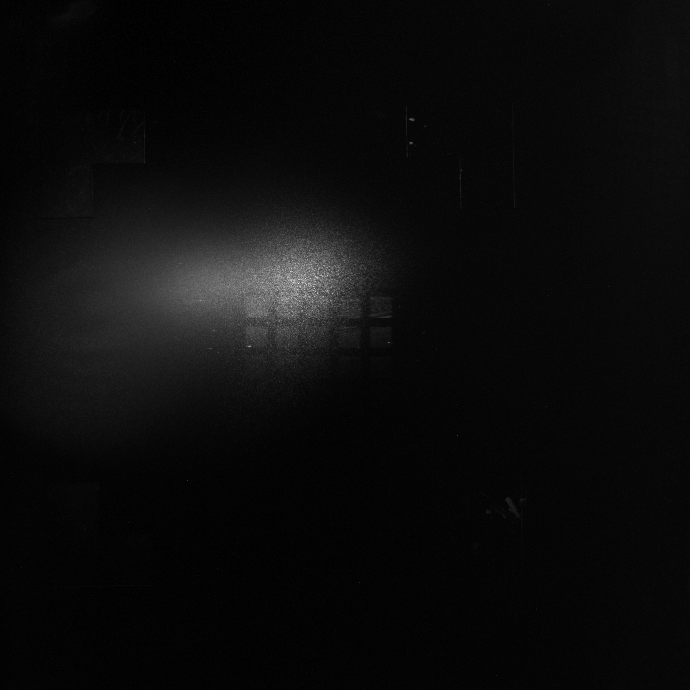
#> input picture otherScripts/700.0p5e-06.tiff, 690 x 690 px, given as the content of the folder Z:/SPARC/09_Measures/081722_P1C2/power2.5umP1C2_0.1, which was not available
$ python nnlsqsPlot.py
#> lines starting #> are read from the running program, lines starting #| are printed output that depends on the picture; pictures that were not available may be replaced by others from this repository, and a replacement may not be noted
### otherScripts/utils.py
import sys, os, ctypes
import numpy as np
import matplotlib
import matplotlib as mpl
import matplotlib.pyplot as plt

# [165 lines left out: functions heatmap, annotate_heatmap, buffer2dataTXT, lineEditReader, not called in this run]


def callObject(idobj):
    callObj = ctypes.cast(idobj, ctypes.py_object).value
    return callObj

# [10 lines left out: functions dirpath, interval, not called in this run]

def temps(tstart: float = 0,tstop: float = 10,tsampling: float = 1) -> np.ndarray:
    return interval(tstart,tstop,tsampling)


def dictPrinter(param: dict = {}) -> None:
    [print(f"\n{key} \n\t {param[key]}") for key in list(param.keys())]

def dictReader(param: dict = {}) -> None:
    dictPrinter(param)


def filepath(filename: str = "") -> str:
    return os.path.join(os.path.dirname(os.path.realpath(__file__)),filename)

# [31 lines left out: functions locateUi, makeFileExt, readFileExt, not called in this run]

def locateFileExt(path: str = os.path.dirname(os.path.realpath(__file__)), ext: str = "") -> list:
    """
    Find file.ext in path
    by default path is the file directory
    """
#> called with ext = '.tiff'
    paths, filename = [], []
    for root, dirs, files in os.walk(path):
        for file in files:
            if file.endswith(ext):
                paths.append(os.path.join(root,file))
                filename.append(file)
    return paths

# [13 lines left out: function locateFileNameExt, not called in this run]

def dirpath():
    """
    C:\\Users\\nicol\\Documents\\Python\\pyCobiss -> path before the folder containing the application
    """
    return os.path.dirname(os.path.realpath(__file__))

#------------------------------------------------------------------------------------------------------------------------#
# -*- coding: utf-8 -*-
"""
Created on Wed Jun 30 16:09:31 2021

@author: nicol
"""
import cv2
import numpy as np
#%%
# https://docs.python.org/3/reference/datamodel.html
# findColorBIS.__name__
# findColorBIS.__doc__
#%%
# [187 lines left out: functions stackImages, getContours, stackImages_SRC, getContours_SRC, findColorBIS, findColor and 1 more, not called in this run]

### otherScripts/nnlsqsPlot.py
#%%
from doctest import script_from_examples
from utils import dirpath, locateFileExt, heatmap, annotate_heatmap
import os , sys, time, PIL
import pandas as pd
# import seaborn as sns
import numpy as np
from PIL import Image, ImageDraw
import matplotlib.pyplot as plt
# from  visualisation import A, shift, Zsize, ZsizeL, nanostructuesArray

basepath = dirpath()
basepath_ = os.path.join(dirpath(), r"082522_P2C3-700-824nm\power5.0umP2C3_0.1nm_1000ms_700-824nm")
basepath_ = r'Z:\SPARC\09_Measures\081722_P1C2\power5.0umP1C2_0.1'
basepath_ = r'Z:\SPARC\09_Measures\080822_P1C3\power5umP1C3_0.1'
basepath_ = r'Z:\SPARC\09_Measures\081022_P2C3-P1C2P2C3\power5umP2C3_0.1'


#Fait
basepath_ = r'Z:\SPARC\09_Measures\081922\power5.0umP1C3_0.1nm_1000ms'
basepath_ = r'Z:\SPARC\09_Measures\081922\power5.0umP2C2_0.1nm_1000ms'
basepath_ = r'Z:\SPARC\09_Measures\082922_P1C2P2C3-P2C3\power5.0umP1C2P2C3_0.1nm_1000ms_700-850nm'
# # ----
basepath_ = r'Z:\SPARC\09_Measures\082222\power5.0umP1C3P2C2_0.1nm_1000ms'
# [9 lines of commented-out code are left out]


basepath_ = r'Z:\SPARC\09_Measures\081222_P2C2\power2.5umP2C2_0.1'
basepath_ = r'Z:\SPARC\09_Measures\081622_P2C2\power5.0umP2C2_0.1'

basepath_ = r'Z:\SPARC\09_Measures\081722_P1C2\power2.5umP1C2_0.1'
# basepath_ = r'Z:\SPARC\09_Measures\081722_P1C2\power5.0umP1C2_0.1'

basepaths = locateFileExt(path = basepath_, ext='.tiff')
#%%
basepath = basepaths[-1];print(basepath)
im = Image.open(basepath) ; width, height = im.size
#> further down, im is the input picture: PIL image 690x690 I;16; min 1232, max 39577, mean 3078.3
#> after `width, height = im.size`: width = 690; height = 690
im_array = np.array(im)
#%%
#size of a nanostructered area in pixel number
Zsize, ZsizeL=(21,21), (27,27)

#space dimension between zones
shift = (29,31)

#
# For cropped image
A = {
        '01': (242, 233), '02': (274, 233), '03': (305, 233), '04': (336, 233), '05': (367, 233),
        '11': (242, 262), '12': (274, 262), '13': (305, 262), '14': (336, 262), '15': (367, 262),
        '21': (242, 294), '22': (274, 294), '23': (305, 294), '24': (336, 294), '25': (367, 294),
        '31': (242, 324), '32': (274, 324), '33': (305, 324), '34': (336, 324), '35': (367, 324),
        '41': (242, 354), '42': (274, 354), '43': (305, 354), '44': (336, 354), '45': (367, 354),
        '51': (242, 383), '52': (274, 383), '53': (305, 383), '54': (336, 383), '55': (367, 383),
        '61': (242, 412), '62': (274, 412), '63': (305, 412), '64': (336, 412), '65': (367, 412),
    }
Z = {
        '_01': (242, 233), '_02': (274, 233), '_03': (305, 233), '_04': (336, 233), '_05': (367, 233),
        '_11': (242, 262), '_12': (274, 262), '_13': (305, 262), '_14': (336, 262), '_15': (367, 262),
        '_21': (242, 294), '_22': (274, 294),  '1': (305, 294),  '2': (336, 294),  '3': (367, 294),
        '13': (242, 324), '11': (274, 324),  '4': (305, 324),  '7': (336, 324),  '9': (367, 324),
        '14': (242, 354), '12': (274, 354),  '5': (305, 354),  '8': (336, 354), '10': (367, 354),
        '15': (242, 383), '16': (274, 383),  '6': (305, 383), '17': (336, 383), '18': (367, 383),
        '_61': (242, 412), '_62': (274, 412), '_63': (305, 412), '_64': (336, 412), '_65': (367, 412),
    }

#Totalité de la structures
nanostructuesArray = 243,242, 180,152

# ax_crop
areaLabel = '43'
cropCoordinates = A[areaLabel] + ZsizeL
y,x,h,w = cropCoordinates
res_array = im_array[x:int(x+h),y:int(y+w)]
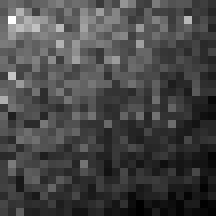
#> res_array: shape (27, 27) uint16 (shown 8 times larger); min 2272, max 8593, mean 4016.5; drawn with min black and max white
imres = Image.fromarray(res_array.astype('uint16'))

# ax_aimedImg
# Definition dune matrice RGB avec pour base l image SPARC
imNew_array=np.array([im_array.T,im_array.T,im_array.T]).T
imNew = Image.fromarray((imNew_array*((2**8-1)/(2**16-1))).astype(np.uint8))
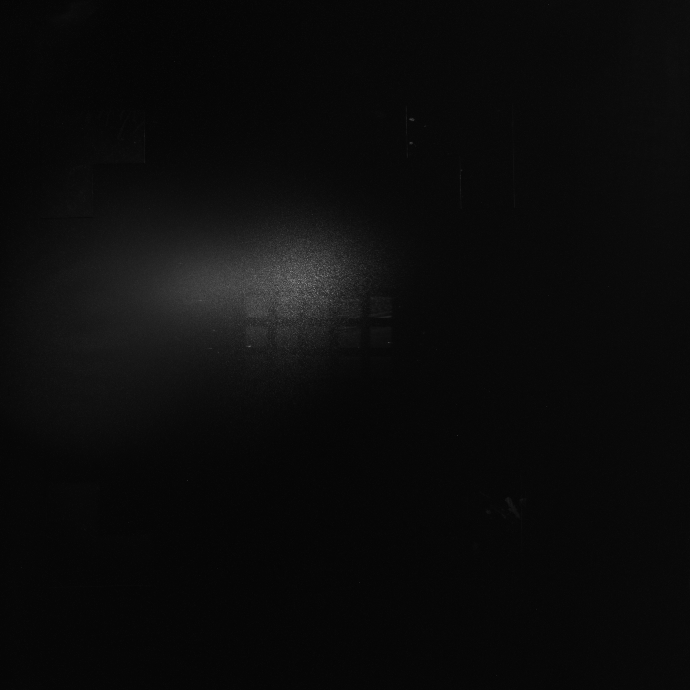
#> imNew: PIL image 690x690 RGB; min 4, max 153, mean 11.5

# Dessin dun rectangle rouge au coordonnée de la zoe A['']
draw = ImageDraw.Draw(imNew)
shape = [(y, x), (int(y+w),int(x+h))]
draw.rectangle(shape, outline ="red")

# Rognage de l image resultant aux bornes de la zone d interêt
y,x,h,w = nanostructuesArray
imcroped_array = np.array([(np.array(imNew)[x:int(x+h),y:int(y+w),0]).T,(np.array(imNew)[x:int(x+h),y:int(y+w),1]).T,(np.array(imNew)[x:int(x+h),y:int(y+w),2]).T]).T
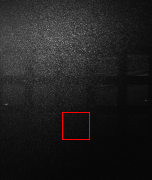
#> imcroped_array: shape (180, 152, 3); mean R, G, B 32.2, 31.2, 31.2
imcroped = Image.fromarray(imcroped_array)

fig, axes = plt.subplots(1, 2, figsize=(15, 15))
ax_aimedImg = axes[0]
ax_crop = axes[1]

ax_aimedImg.imshow(imcroped, cmap='gray')
ax_aimedImg.set_title('A{} \n{}'.format(areaLabel,basepath.split('\\')[-1].split('.tiff')[0]))
ax_aimedImg.set_axis_off()

ax_crop.imshow(imres, cmap='gray')
ax_crop.set_title('A{}'.format(areaLabel))
ax_crop.set_axis_off()
#%%
stackImage = []
for a in list(A.values()):
    IM_STACK = []
    for basepath in basepaths[:]:
        im = Image.open(basepath) ; width, height = im.size#;print('im.info',im.info)
        # im_array = np.reshape(im.getdata(),(-1,width))
        im_array = np.array(im)

        y,x,h,w = a + ZsizeL
        xs,xe,ys,ye = x,int(x+h),y,int(y+w)
        res_array = im_array[xs:xe,ys:ye].astype('uint16')
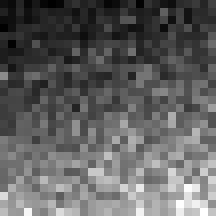
#> res_array: shape (27, 27) uint16 (shown 8 times larger); min 7009, max 18212, mean 11255.3; drawn with min black and max white

        IM_STACK.append(res_array.flatten())
    stackImage.append(IM_STACK)
# np.shape(stackImage) -> (labelStructuredArea, nImages, nPixels) -> (25, 2, 729)
# IM_ARRAY = np.asarray(IM_STACK).T
#%
np.save(os.path.join(dirpath(),'previous_exp\\stackImage{}.npy'.format(basepath_.split('\\')[-1])),stackImage)
#%%


#%%
from scipy.optimize import nnls #https://docs.scipy.org/doc/scipy/reference/generated/scipy.optimize.nnls.html
from scipy.optimize import lsq_linear #https://docs.scipy.org/doc/scipy/reference/generated/scipy.optimize.lsq_linear.html#scipy.optimize.lsq_linear
#> (the run stopped early here; a loop or call above may not have finished)
